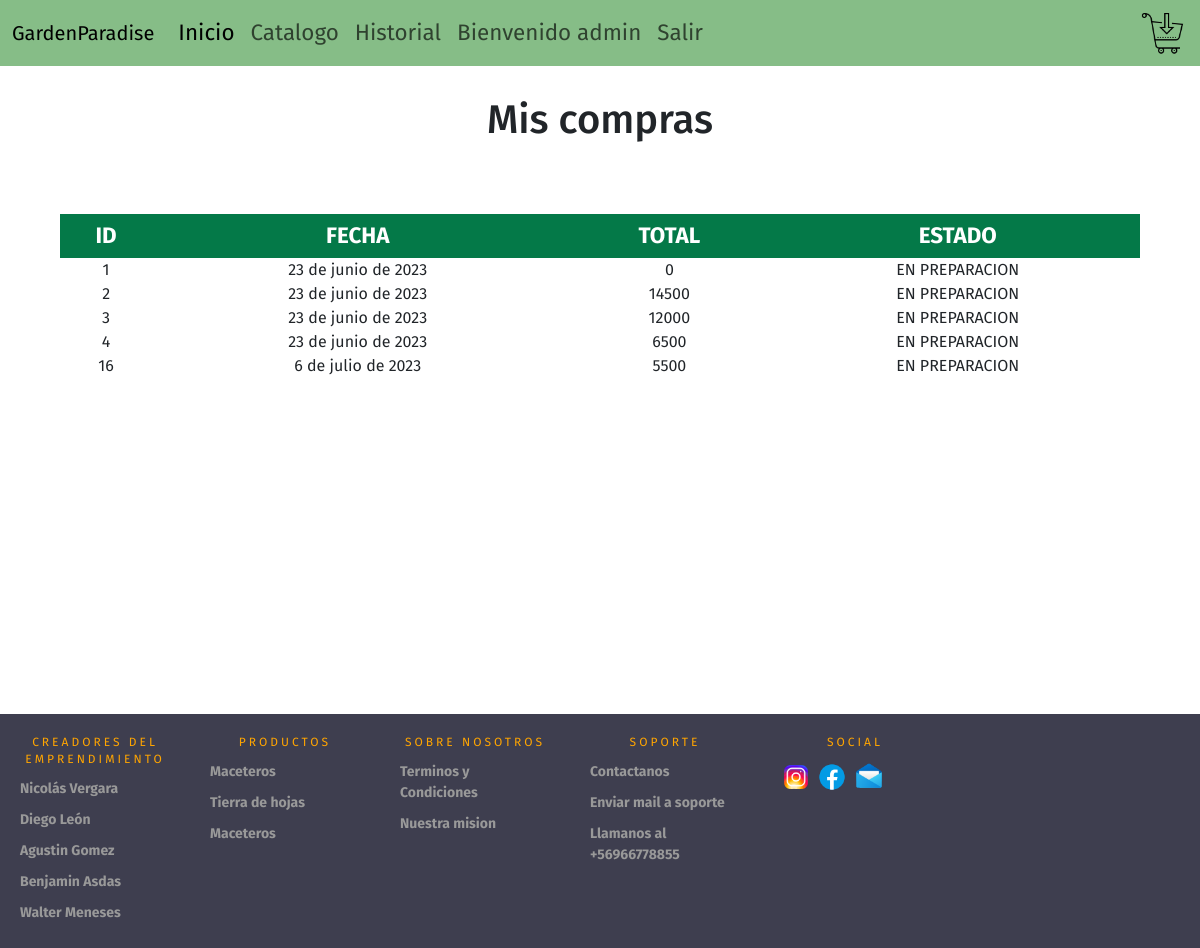
Page /historial (signed in) on the committed database.
### core/models.py (models this page shows, shortened)
class Venta(models.Model):
    id = models.AutoField(primary_key=True)
    fecha = models.DateField(default=timezone.now())
    cliente = models.ForeignKey(to=User, on_delete=models.CASCADE)
    total = models.IntegerField()
    estado = models.CharField(max_length=20, default="EN PREPARACION")

### core/views.py (the view)
# urls.py: path("historial", historial, name="historial"),
def historial(request):
    if not request.user.is_authenticated:
        return redirect(to="login")
    compras = Venta.objects.filter(cliente=request.user)
    return render(request, 'core/historial.html', {"compras":compras})

### core/templates/core/historial.html (shortened to what this page needs)
{% extends 'core/base.html' %}
{% load static %}
{% block content %}
<h1 class="historial">Mis compras</h1>
<section id="catalogo">
    <table>
        <thead>
            <tr>
                <th>ID</th>
                <th>FECHA</th>
                <th>TOTAL</th>
                <th>ESTADO</th>
            </tr>
        </thead>
        <tbody>
            {% for fila in compras %}
            <tr>
                <td>{{fila.id}}</td>
                <td>{{fila.fecha}}</td>
                <td>{{fila.total}}</td>
                <td>{{fila.estado}}</td>
            </tr>
            {% endfor %}
        </tbody>
    </table>
</section>
<div class="row">
    <div class="col-12 col-md-6 offset-md-3">
        <div>
            <br>
            <br>
            <br>
            <br>
            <br>
            <br>
            <br>
            <br>
            <br>
        </div>
    </div>
</div>
{% endblock %}

### core/templates/core/base.html (shortened to what this page needs)
{% load static %}
<!DOCTYPE html>
<html lang="es">
<head>
    <link rel="stylesheet" href="{% static 'estilo.css'%}">
    <link rel="stylesheet" href="{% static 'estilos.css'%}">
    <link href="https://cdn.jsdelivr.net/npm/bootstrap@5.3.0-alpha3/dist/css/bootstrap.min.css" rel="stylesheet">
    </head>
    <header>
        <nav class="navbar navbar-expand " style="width: 100%; background-color: #328f3496; height: 70%;   font-size: 1.4rem;">
            <div class="container-fluid">
              <a class="navbar-brand" href="{% url 'home' %}">GardenParadise</a>
              <div class="collapse navbar-collapse" id="navbarSupportedContent">
                <ul class="navbar-nav me-auto mb-2 mb-lg-0">
                  <li class="nav-item">
                    <a class="nav-link active" aria-current="page" href="{% url 'home' %}">Inicio</a>
                  </li>
                  <li class="nav-item">
                    <a class="nav-link" href="{% url 'catalogo'%}">Catalogo</a>
                  </li>
                <li class="nav-item">
                  <a class="nav-link" href="{% url 'historial'%}">Historial</a>
                </li>
                  {% if not user.is_authenticated %}
                    <li class="nav-item">
                        <a class="nav-link" href="{% url 'registro' %}">Registrarse</a>
                    </li>
                    <li class="nav-item">
                        <a class="nav-link" href="{% url 'login' %}">Iniciar sesion</a>
                    </li>
                    {% else %}
                    <li class="nav-item">
                        <span class="usuario_conectado nav-link">Bienvenido {{ user.username }}</span>
                    </li>
                        <li class="nav-item">
                            <a class="nav-link" href="{% url 'logout' %}">Salir</a>
                        </li>
                        {% endif %}
                </ul>
                <li class="nav">
                    <li class="nav" >
                        <a href="{% url 'carrito'%}"><img src="{% static 'images/icons8-comprar-80.png' %}" alt="" style="width: 50px;"> </a>
                    </li>
                </li>
              </div>
            </div>
          </nav>
        </header>
        {% block content %}
        {% endblock %}
    <article>
      <div class="footer">
          <div class="contain">
              <div class="col">
                  <h1>Creadores del emprendimiento</h1>
                  <ul>
                      <li>Nicolás Vergara</li>
                      <li>Diego León</li>
                      <li>Agustin Gomez</li>
                      <li>Benjamin Asdas</li>
                      <li>Walter Meneses</li>
                  </ul>
              </div>
              <div class="col">
                  <h1>Productos</h1>
                  <ul>
                      <li>Maceteros</li>
                      <li>Tierra de hojas</li>
                      <li>Maceteros</li>
                  </ul>
              </div>
              <div class="col">
                  <h1>Sobre Nosotros</h1>
                  <ul>
                      <li>Terminos y Condiciones</li>
                      <li>Nuestra mision</li>
                  </ul>
              </div>
              <div class="col">
                  <h1>Soporte</h1>
                  <ul>
                      <li>Contactanos</li>
                      <li>Enviar mail a soporte</li>
                      <li>Llamanos al +56966778855</li>
                  </ul>
              </div>
              <div class="col social">
                  <h1>Social</h1>
                  <ul>
                      <li><img src="{% static 'images/icons8_instagram_50px.png' %}" width="32" style="width: 32px;"></li>
                      <li><img src="{% static 'images/icons8_facebook_50px.png' %}" width="32" style="width: 32px;"></li>
                      <li><img src="{% static 'images/mail_50px.png' %}" width="32" style="width: 32px;"></li>
                  </ul>
              </div>
          </div>
      </div>
  </article>
</html>

### core/static/estilo.css (style rules this page uses)
* { padding: 0; margin: 0; font-family: 'Fira Sans', sans-serif; }
h1 { font-size: 2.2rem; text-align: center; color: rgb(0, 0, 0); margin: 20px 0px; font-weight: bolder; }
.historial { margin-top: 30px; }
#catalogo { margin-top: 70px; width: 100%; display: flex; flex-wrap: wrap; column-gap: 40px; justify-content: space-evenly; row-gap: 20px; margin-block-end: 10%; }
table { width: 90%; }
thead { background-color: #047948; color: #ffffff; height: 30px; text-align: center; }
th { padding: 5px; font-size: 1.4rem; }
td { text-align: center; }

### core/static/estilos.css (style rules this page uses)
* { margin: 0; padding: 0; }
.footer { width: 100%; position: relative; height: auto; background-color:rgba(27, 27, 47, 0.842); }
.footer .col { width: 190px; height: auto; float: left; box-sizing: border-box; -webkit-box-sizing: border-box; -moz-box-sizing: border-box; padding: 0px 20px 20px 20px; }
.footer .col h1 { margin: 0; padding: 0; font-family: inherit; font-size: 12px; line-height: 17px; padding: 20px 0px 5px 0px; color: orange; font-weight: normal; text-transform: uppercase; letter-spacing: 0.250em; }
.footer .col ul { list-style-type: none; margin: 0; padding: 0; }
.footer .col ul li { color: #999999; font-size: 14px; font-family: inherit; font-weight: bold; padding: 5px 0px 5px 0px; cursor: pointer; transition: .2s; -webkit-transition: .2s; -moz-transition: .2s; }
.social ul li { display: inline-block; padding-right: 5px; }

### rows in the picture
Venta: id "1", fecha "23 de junio de 2023", total "0", estado "EN PREPARACION"
Venta: id "2", fecha "23 de junio de 2023", total "14500", estado "EN PREPARACION"
Venta: id "3", fecha "23 de junio de 2023", total "12000", estado "EN PREPARACION"
Venta: id "4", fecha "23 de junio de 2023", total "6500", estado "EN PREPARACION"
Venta: id "16", fecha "6 de julio de 2023", total "5500", estado "EN PREPARACION"

### other values in the picture
{{ user.username }} "admin"
